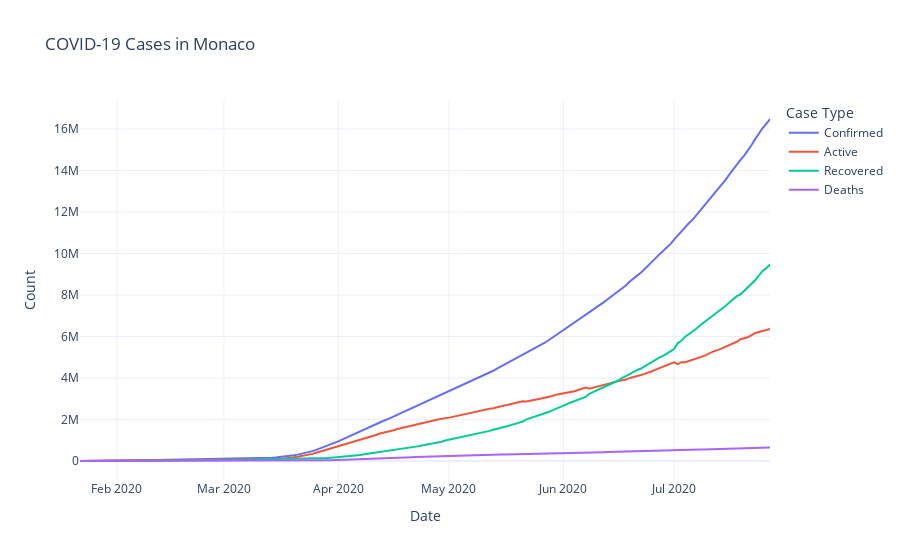

Notebook source saved alongside this figure:
### Code cell
fig = px.line(
    df2,
    x='Date',
    y=['Confirmed', 'Active', 'Recovered', 'Deaths'],
    title=f'COVID-19 Cases in {df["country"].unique()[100]}',
    labels={'value': 'Count', 'variable': 'Case Type'}
)
fig.show()

### Figure 1 — Plotly figure (JSON) as saved in the notebook; plotly's stock layout.template omitted (floating-point values rounded to 4 significant figures; data arrays with more than 128 entries replaced by an {"elided": "..."} marker saying what was removed)
{"data": [{"hovertemplate": "Case Type=Confirmed<br>Date=%{x}<br>Count=%{y}<extra></extra>", "legendgroup": "Confirmed", "line": {"color": "#636efa", "dash": "solid"}, "marker": {"symbol": "circle"}, "mode": "lines", "name": "Confirmed", "orientation": "v", "showlegend": true, "type": "scatter", "x": {"elided": "188 str values"}, "xaxis": "x", "y": {"elided": "188 int values"}, "yaxis": "y"}, {"hovertemplate": "Case Type=Active<br>Date=%{x}<br>Count=%{y}<extra></extra>", "legendgroup": "Active", "line": {"color": "#EF553B", "dash": "solid"}, "marker": {"symbol": "circle"}, "mode": "lines", "name": "Active", "orientation": "v", "showlegend": true, "type": "scatter", "x": {"elided": "188 str values"}, "xaxis": "x", "y": {"elided": "188 int values"}, "yaxis": "y"}, {"hovertemplate": "Case Type=Recovered<br>Date=%{x}<br>Count=%{y}<extra></extra>", "legendgroup": "Recovered", "line": {"color": "#00cc96", "dash": "solid"}, "marker": {"symbol": "circle"}, "mode": "lines", "name": "Recovered", "orientation": "v", "showlegend": true, "type": "scatter", "x": {"elided": "188 str values"}, "xaxis": "x", "y": {"elided": "188 int values"}, "yaxis": "y"}, {"hovertemplate": "Case Type=Deaths<br>Date=%{x}<br>Count=%{y}<extra></extra>", "legendgroup": "Deaths", "line": {"color": "#ab63fa", "dash": "solid"}, "marker": {"symbol": "circle"}, "mode": "lines", "name": "Deaths", "orientation": "v", "showlegend": true, "type": "scatter", "x": {"elided": "188 str values"}, "xaxis": "x", "y": {"elided": "188 int values"}, "yaxis": "y"}], "layout": {"legend": {"title": {"text": "Case Type"}, "tracegroupgap": 0}, "title": {"text": "COVID-19 Cases in Monaco"}, "xaxis": {"anchor": "y", "domain": [0, 1], "title": {"text": "Date"}}, "yaxis": {"anchor": "x", "domain": [0, 1], "title": {"text": "Count"}}}}
